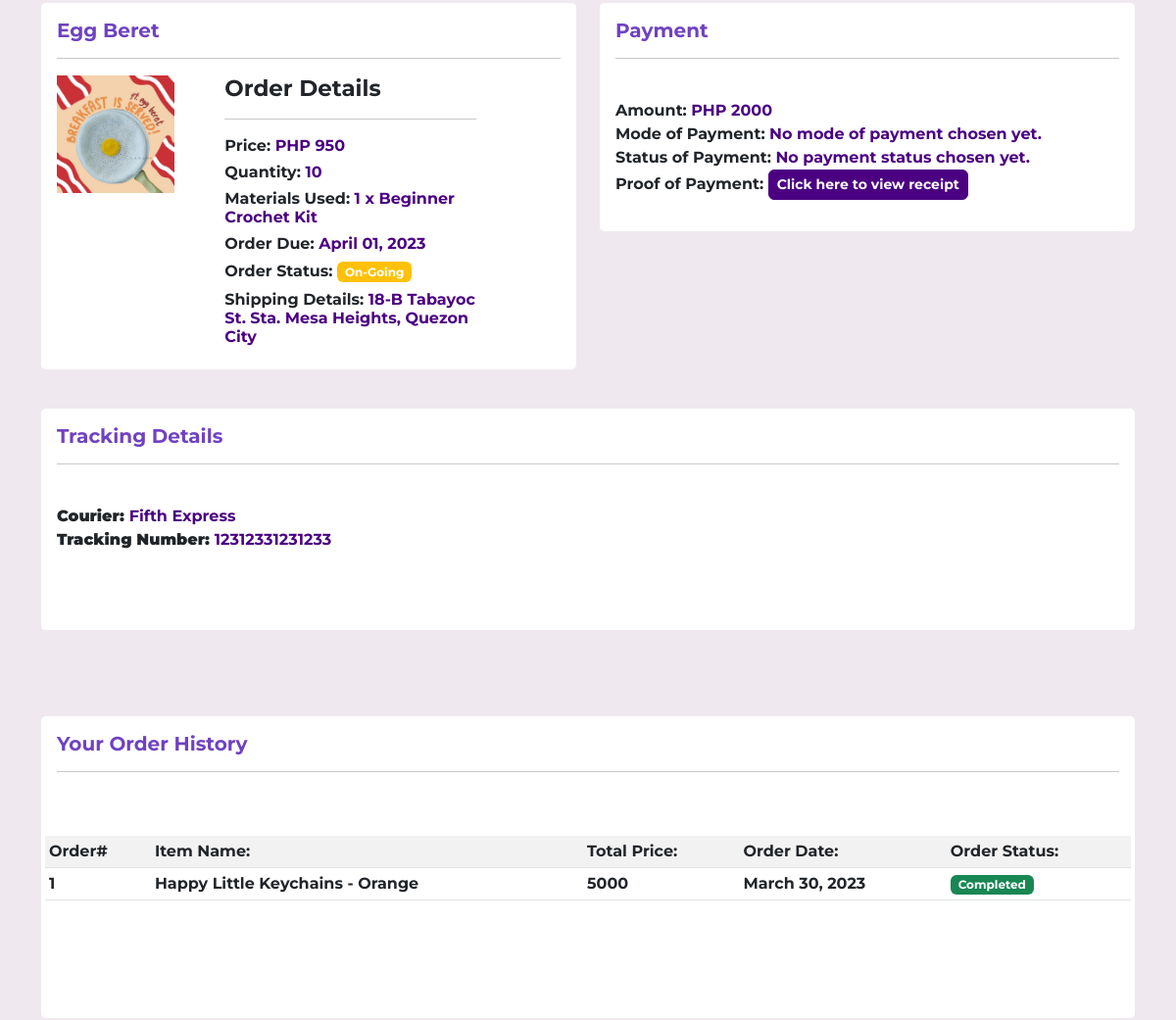
Page /OrderPageCust.php (signed in, middle part) on the earlier database version.
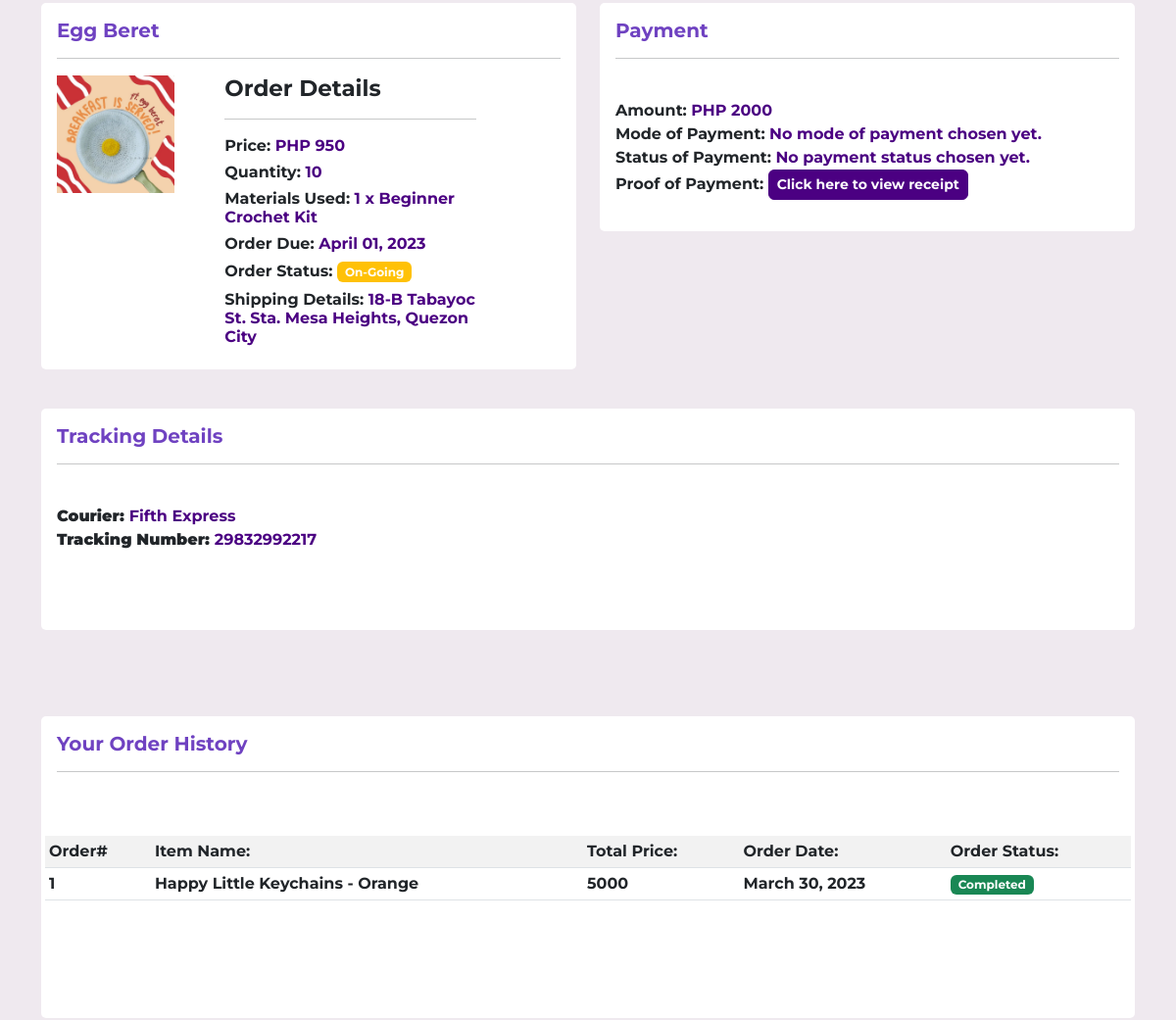
Same page on the later database version.
### tables this page shows
CREATE TABLE `orders_db` (
  `OrderID` bigint(20) NOT NULL,
  `ItemID` bigint(20) NOT NULL,
  `c_id` bigint(12) NOT NULL,
  `cust_status` int(11) NOT NULL DEFAULT 1,
  `OrderQty` int(11) NOT NULL,
  `OrderType` varchar(255) NOT NULL,
  `TypeID` int(11) NOT NULL,
  `OrderDate` timestamp NOT NULL DEFAULT current_timestamp() ON UPDATE current_timestamp(),
  `PaymentDue` date DEFAULT NULL,
  `OrderTotal` int(12) NOT NULL,
  `proof_img` varchar(255) NOT NULL,
  `p_mode` varchar(255) NOT NULL,
  `tracking_no` varchar(255) NOT NULL,
  `courier_id` varchar(255) NOT NULL,
  `pay_status` varchar(255) NOT NULL,
  `MaterialUsed` varchar(150) NOT NULL,
  `MaterialQty` int(20) NOT NULL
);

CREATE TABLE `inventory_db` (
  `id` bigint(20) NOT NULL,
  `ItemID` bigint(20) NOT NULL,
  `ItemName` varchar(100) NOT NULL,
  `ItemImg` varchar(255) NOT NULL,
  `ItemDesc` text NOT NULL,
  `ItemType` varchar(255) NOT NULL,
  `TypeID` int(11) NOT NULL,
  `ItemPrice` int(12) NOT NULL,
  `ItemQty` int(12) NOT NULL,
  `created_at` timestamp NOT NULL DEFAULT current_timestamp() ON UPDATE current_timestamp()
);

CREATE TABLE `cust_profile` (
  `id` bigint(20) NOT NULL,
  `c_id` bigint(12) NOT NULL,
  `c_name` varchar(60) NOT NULL,
  `c_label` varchar(255) NOT NULL,
  `region` varchar(60) NOT NULL,
  `city` varchar(60) NOT NULL,
  `street` varchar(60) NOT NULL,
  `barangay` varchar(60) NOT NULL,
  `phone_no` varchar(20) NOT NULL,
  `zip_code` int(12) NOT NULL,
  `unit_no` int(11) NOT NULL,
  `date` timestamp NOT NULL DEFAULT current_timestamp() ON UPDATE current_timestamp(),
  `address` varchar(150) NOT NULL,
  `login_id` bigint(12) NOT NULL,
  `unique_id` int(5) NOT NULL DEFAULT 1,
  `cust_status` int(1) NOT NULL DEFAULT 0
);

### OrderPageCust.php (the view, shortened to what the changed rows need)
<?php
    include("includes/dbh.inc.php");
    if(isset($_SESSION['login_id'])) {
		$id = mysqli_real_escape_string($con, $_SESSION['login_id']);
		$item = "SELECT * FROM orders_db INNER JOIN cust_profile
        ON orders_db.c_id = cust_profile.c_id INNER JOIN inventory_db
        ON orders_db.ItemID = inventory_db.ItemID  WHERE cust_profile.cust_status = '1' AND orders_db.c_id = $id AND orders_db.TypeID = '1'";
		$result_process = mysqli_query($con, $item);
		$orders = mysqli_fetch_all($result_process, MYSQLI_ASSOC);
        $item_history = "SELECT * FROM orders_db INNER JOIN cust_profile
        ON orders_db.c_id = cust_profile.c_id INNER JOIN inventory_db
        ON orders_db.ItemID = inventory_db.ItemID  WHERE cust_profile.cust_status = '1' AND orders_db.c_id = $id AND orders_db.TypeID = '2'";
		$result_past = mysqli_query($con, $item_history);
		$orders_past = mysqli_fetch_all($result_past, MYSQLI_ASSOC);
	}
    require 'layouts/Header.php';
?>
<body class="d-flex flex-column min-vh-100">
    <main class="page payment-page;">
        <section class="clean-block payment-form dark" style="background-color:#efe9ef;"><br><br>
        <?php if (!empty($orders)) { ?>
        <?php foreach($orders as $order): ?>
			<div class="container">
        <div class="row">
            <div class="col-lg-6 mb-4">
                <div class="card">
                    <div class="card-body">
                        <h5 class="card-title" style="font-weight:bold;color: rgb(111, 66, 193);"><?php echo $order['ItemName']; ?></h5><hr>
						<div class="image">
		<div class="column">
		<img src="<?php echo $order['ItemImg']; ?>" height="120px" width="120px"></div>
      </div>
        <div class="column" style="width:50%;">
	    <h6 style="font-weight:bold;font-size:23px"> Order Details </h6><hr>
        <h6 style="font-weight:bold"> Price:  <span style="color:indigo;"> PHP <?php echo $order['ItemPrice']; ?></span></h6>
        <h6 style="font-weight:bold" > Quantity: <span style="color:indigo;"><?php echo $order['OrderQty']; ?></span></h6>
        <h6 style="font-weight:bold" > Materials Used: <span style="color:indigo;"><?php echo $order['MaterialQty']; ?> x <?php echo $order['MaterialUsed']; ?></span></h6>
        <h6 style="font-weight:bold"> Order Due: <span style="font-weight:bold;color:indigo;"><?php echo date("F d, Y", strtotime($order['PaymentDue'])); ?></span></h6>
        <h6 style="font-weight:bold"> Order Status:  <span class="badge bg-warning"> <?php echo $order['OrderType']; ?> </span></h6>
        <h6 style="font-weight:bold;"> Shipping Details: <span style="font-weight:bold;color:indigo;"><?php echo $order['address']; ?></h6>
        </div>
		</div>
        </div>
        </div>
            <div class="col-lg-6 mb-4">
                <div class="card">
                    <div class="card-body">
                        <h5 ><a href="AddPaymentCust.php?id=<?php echo $order['OrderID']; ?>" style="font-weight:bold; text-decoration:none;color: rgb(111, 66, 193);">Payment</h5></a><hr>
                        <p class="card-text">
                            <br> <b style="font-weight:bold;">Amount:  <span style="font-weight:bold;color:indigo;"> PHP <?php echo $order['OrderTotal']; ?> </b>
							<br> <b style="font-weight:bold;">Mode of Payment:
                            <?php if (!empty($order['p_mode'])) { ?>
                                <span style="font-weight:bold;color:indigo; text-transform:capitalize;"> <?php echo $order['p_mode']; ?></span> </b>
                            <?php } else {  ?>
                                <span style="font-weight:bold;color:indigo;">No mode of payment chosen yet.</span> </b>
                            <?php } ?>
							<br> <b style="font-weight:bold;">Status of Payment:
                            <?php if (!empty($order['pay_status'])) { ?>
                                <span style="font-weight:bold;color:indigo; text-transform:capitalize;"><?php echo $order['pay_status']; ?></span> </b>
                            <?php } else {  ?>
                                <span style="font-weight:bold;color:indigo;">No payment status chosen yet.</span> </b>
                            <?php } ?>
							<br> <b style="font-weight:bold;">
                            Proof of Payment:
                            <?php if (!empty($order['proof_img'])) { ?>
                                <a class="btn btn-primary btn-sm rounded" href="<?php echo $order['proof_img']; ?>" style="font-weight:bold;background:indigo;border-color:indigo;"> Click here to view receipt </a>
                            <?php } else { ?>
                                <a class="btn btn-primary btn-sm rounded no-receipt" style="font-weight:bold;background:indigo;border-color:indigo;"> Click here to view receipt </a>
                            <?php }?>
                        </p>
                    </div>
                </div>
            </div>
        </div>
    </div>
	<div class="container">
        <div class="row">
            <div class="col-md-12 mb-4">
                <div class="card">
                    <div class="card-body">
                        <h5 class="card-title" style="font-weight:bold;color: rgb(111, 66, 193);">Tracking Details</h5><hr>
                        <p class="card-text">
                            <br> <b>Courier: </b>
                            <?php if (!empty($order['courier_id'])) { ?>
                            <span style="font-weight:bold;color:indigo;"><?php echo $order['courier_id']; ?> </span>
                            <?php } else { ?>
                            <span style="font-weight:bold;color:indigo;">No courier selected yet. </span>
                            <?php } ?>
                            <br> <b>Tracking Number: </b>
                            <?php if (!empty($order['tracking_no'])) { ?>
							<span style="font-weight:bold;color:indigo;"><?php echo $order['tracking_no']; ?> </span>
                            <?php } else { ?>
                            <span style="font-weight:bold;color:indigo;">No tracking number added yet. </span>
                            <?php } ?>
							<br> <br>
                        </p>
						<br>
                    </div>
                </div>
                <?php endforeach; ?>
            </div>
            <?php } else { ?>
                <div class="container my-5">
                    <h2 class="card-text" style="font-weight:bold;"> You have no orders in process. Please place an order. </h2>
                </div>
        <?php } ?>
        <div class="container my-5">
            <div class="col-md-12">
                <div class="card">
                    <div class="card-body">
                        <?php if (!empty($orders_past)) { ?>
                            <p class="card-text">
                                <div class="row">
                                    <table class="table table-striped table-hover table-sm mt-5">
                                    <tr>
                                        <th> Order# </th>
                                        <th> Item Name: </th>
                                        <th> Total Price: </th>
                                        <th> Order Date: </th>
                                        <th> Order Status: </th>
                                    </tr>
                                </table>
                                </div>
                            <br> <br>
                            </p>
                        <?php } else { ?>
                            <p class="card-text"> No completed order history available for your account. </p>
                        <?php } ?>
						<br>
                    </div>
                </div>
            </div>
                </div>
            </div>
        </div>
        </section>
    </main>
<?php require 'layouts/Footer.php';?>

Differences in the rows shown:
changed orders_db "Beginner Crochet Kit": tracking_no "12312331231233" → "29832992217"
